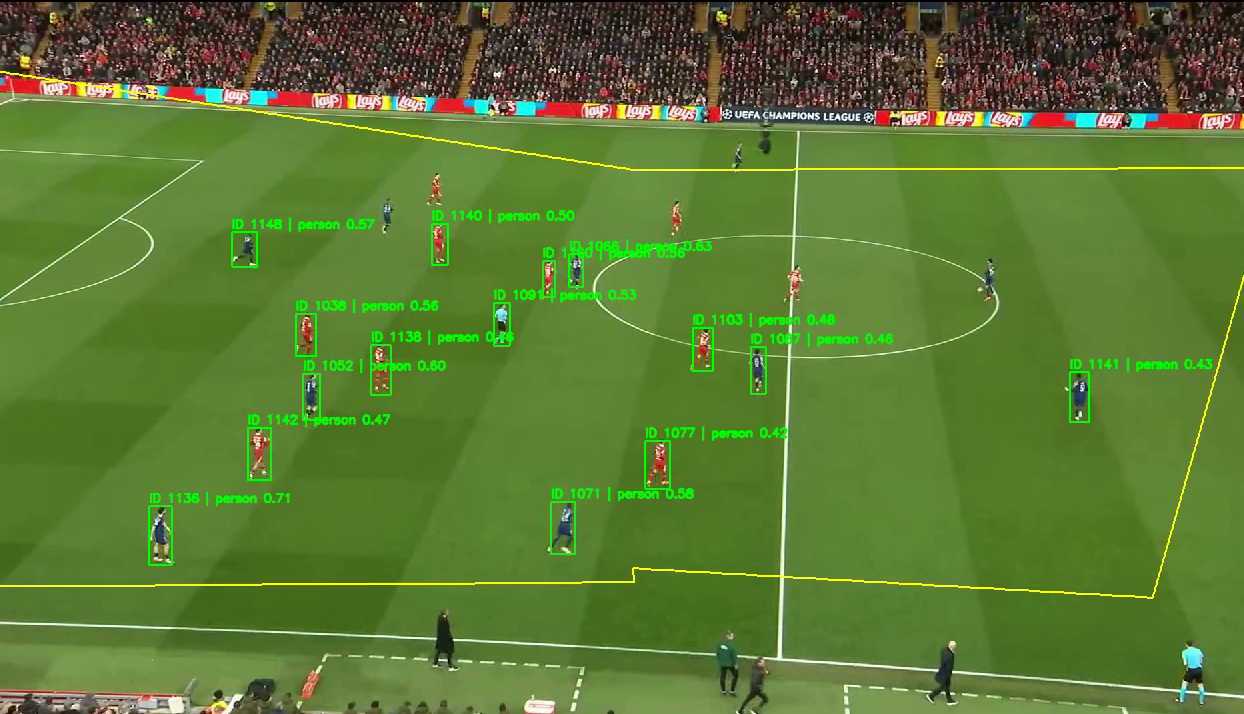
#> input picture tracking_image1.png, 1244 x 714 px
$ python calibration_engine.py --frame tracking_image1.png --output out.png
#> lines starting #> are read from the running program, lines starting #| are printed output that depends on the picture
#> further down, frame is the input picture: shape (714, 1244, 3); mean B, G, R 50.3, 120.3, 90.3
"""Geometric Calibration Engine

Implements homography-based calibration using:
- Hough Transform for line detection (sidelines, goal lines)
- Circular Hough Transform for center circle
- Keypoint matching to standard pitch model
"""

from __future__ import annotations

import json
from dataclasses import dataclass, asdict
from pathlib import Path
from typing import List, Tuple, Optional, Dict

import cv2
import numpy as np


@dataclass
class PitchKeypoints:
    """Detected keypoints on the pitch."""
    corners: List[Tuple[float, float]] = None  # 4 corners
    center_circle: Optional[Tuple[float, float, float]] = None  # (x, y, radius)
    sidelines: List[Tuple[Tuple[float, float], Tuple[float, float]]] = None  # Lines
    goal_lines: List[Tuple[Tuple[float, float], Tuple[float, float]]] = None  # Lines

    def to_dict(self) -> Dict:
        return asdict(self)


class PitchGeometry:
    """Standard football pitch geometry."""

    # FIFA Standard Pitch Dimensions (meters)
    LENGTH_M = 105.0
    WIDTH_M = 68.0

    # Key Markings (meters from corner)
    CENTER_CIRCLE_RADIUS = 9.15
    GOAL_AREA_LENGTH = 5.5
    GOAL_AREA_WIDTH = 18.32
    PENALTY_AREA_LENGTH = 16.5
    PENALTY_AREA_WIDTH = 40.32
    CORNER_ARC_RADIUS = 1.0

    @classmethod
    def get_corner_points(cls) -> np.ndarray:
        """Get 4 corner points of standard pitch."""
        return np.array([
            [0.0, 0.0],              # Top-left
            [cls.LENGTH_M, 0.0],     # Top-right
            [cls.LENGTH_M, cls.WIDTH_M],   # Bottom-right
            [0.0, cls.WIDTH_M]       # Bottom-left
        ], dtype=np.float32)

    # [23 lines left out: functions get_center_circle, get_penalty_boxes, not called in this run]


class HomographyCalibration:
    """Compute homography matrix from pitch keypoints."""

    def __init__(self):
        self.homography_matrix = None
        self.inverse_homography = None

    def compute_from_corners(self, pixel_corners: np.ndarray) -> np.ndarray:
        """
        Compute homography from 4 corner points.

        Args:
            pixel_corners: 4x2 array of pixel coordinates

        Returns:
            3x3 homography matrix (pixel to world)
        """
        world_corners = PitchGeometry.get_corner_points()

        # Compute homography (pixel → world)
        self.homography_matrix, _ = cv2.findHomography(
            pixel_corners.astype(np.float32),
            world_corners.astype(np.float32)
        )

        # Compute inverse (world → pixel)
        self.inverse_homography = np.linalg.inv(self.homography_matrix)

        return self.homography_matrix

    # [42 lines left out: functions pixel_to_world, world_to_pixel, save, load, not called in this run]


class KeypointDetector:
    """Detect pitch keypoints using computer vision."""

    @staticmethod
    def detect_lines(frame: np.ndarray, threshold: int = 100) -> List[Tuple[Tuple[int, int], Tuple[int, int]]]:
        """Detect lines using Hough Transform."""
#> called with threshold = 100
        gray = cv2.cvtColor(frame, cv2.COLOR_BGR2GRAY)
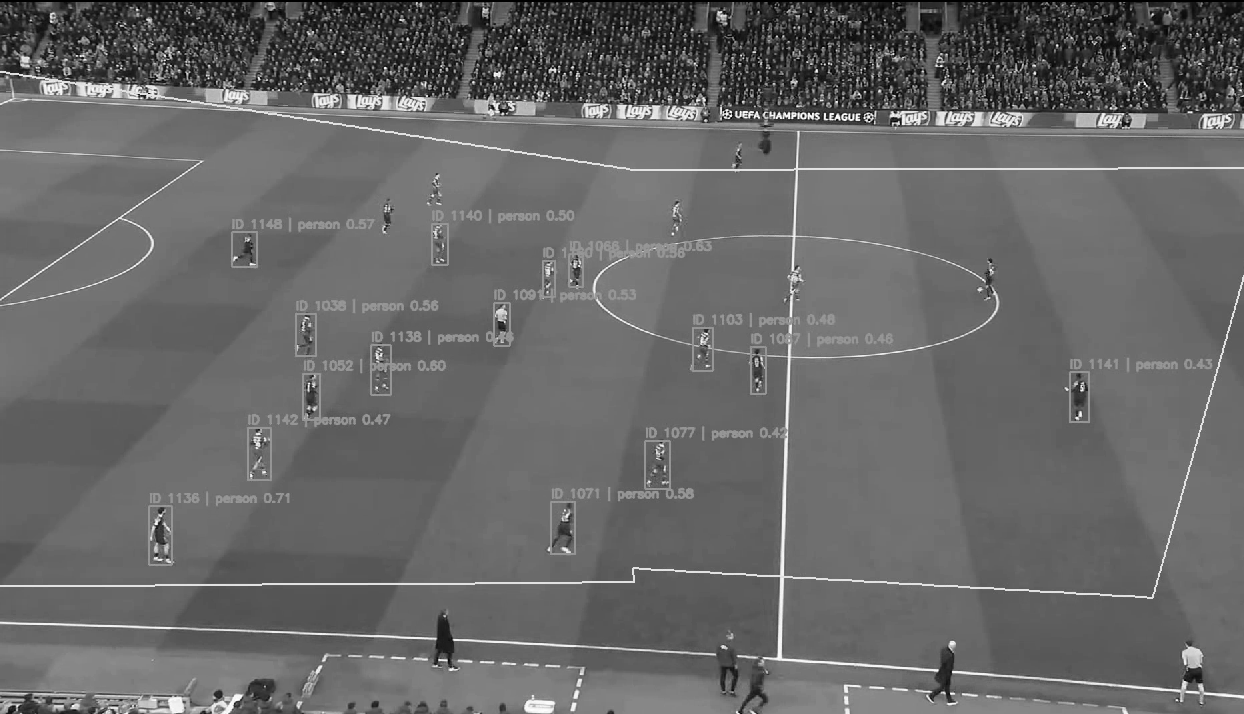
#> gray: shape (714, 1244); min 0, max 254, mean 103.4
        edges = cv2.Canny(gray, 50, 150)
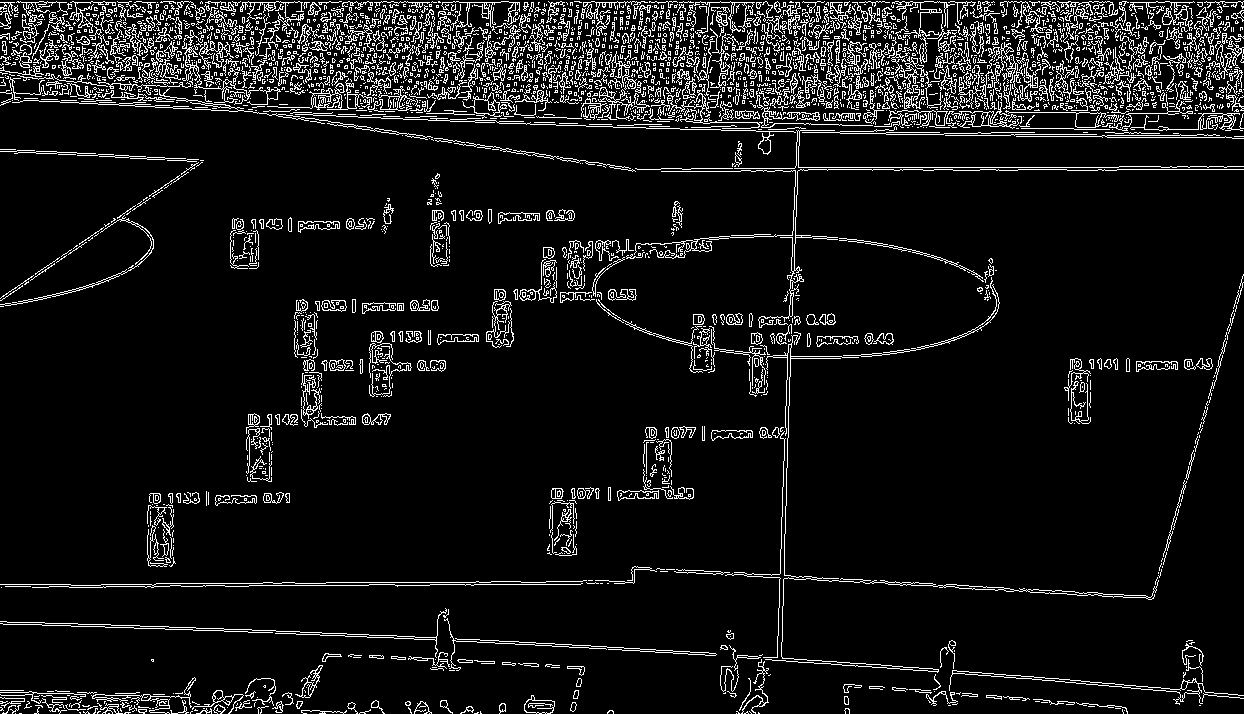
#> edges: shape (714, 1244); 8.3% white in thin lines or dots

        lines = cv2.HoughLinesP(
            edges,
            rho=1.0,
            theta=np.pi / 180,
            threshold=threshold,
            minLineLength=200,
            maxLineGap=20
        )
#> lines = 196 rows, first 6: [0, 2, 1242, 2], [6, 53, 1241, 118], [294, 86, 1026, 125], [0, 58, 579, 37], [458, 74, 659, 84], [77, 32, 1220, 32]

        result = []
        if lines is not None:
            for line in lines:
                x1, y1, x2, y2 = line[0]
                result.append(((x1, y1), (x2, y2)))
#> this loop made 196 passes
#> after the loop, result = 196 items

        return result

    # [24 lines left out: function detect_circles, not called in this run]

    @staticmethod
    def find_line_intersections(lines: List[Tuple[Tuple[int, int], Tuple[int, int]]],
                                tolerance: int = 10) -> List[Tuple[float, float]]:
        """Find intersections between lines."""
        def line_intersection(line1: Tuple, line2: Tuple) -> Optional[Tuple[float, float]]:
            """Find intersection point of two lines."""
            (x1, y1), (x2, y2) = line1
            (x3, y3), (x4, y4) = line2

            denom = (x1 - x2) * (y3 - y4) - (y1 - y2) * (x3 - x4)
            if abs(denom) < 1e-6:
                return None  # Parallel lines

            t = ((x1 - x3) * (y3 - y4) - (y1 - y3) * (x3 - x4)) / denom

            x = x1 + t * (x2 - x1)
            y = y1 + t * (y2 - y1)

            return (x, y)

        intersections = []
        for i, line1 in enumerate(lines):
            for line2 in lines[i+1:]:
                intersection = line_intersection(line1, line2)
                if intersection:
                    # Check if not duplicate
                    is_duplicate = False
                    for existing in intersections:
                        dist = ((intersection[0] - existing[0])**2 + (intersection[1] - existing[1])**2)**0.5
                        if dist < tolerance:
                            is_duplicate = True
                            break

                    if not is_duplicate:
                        intersections.append(intersection)

        return intersections

    @staticmethod
    def find_field_corners(intersections: List[Tuple[float, float]],
                          frame_height: int,
                          frame_width: int) -> Optional[np.ndarray]:
        """Extract 4 corner points from intersections."""
        if len(intersections) < 4:
            return None

        intersections = np.array(intersections)

        # Find corners as extremal points
        # Top-left: min(x + y)
        # Top-right: max(x - y)
        # Bottom-right: max(x + y)
        # Bottom-left: min(x - y)

        sums = intersections[:, 0] + intersections[:, 1]
        diffs = intersections[:, 0] - intersections[:, 1]

        tl_idx = np.argmin(sums)
        tr_idx = np.argmax(diffs)
        br_idx = np.argmax(sums)
        bl_idx = np.argmin(diffs)

        corners = np.array([
            intersections[tl_idx],
            intersections[tr_idx],
            intersections[br_idx],
            intersections[bl_idx]
        ], dtype=np.float32)

        return corners


class CalibrationValidator:
    """Validate calibration accuracy."""

    # [36 lines left out: functions validate_known_distances, check_reprojection_error, not called in this run]


if __name__ == "__main__":
    import argparse

    parser = argparse.ArgumentParser(description="Calibrate video using homography")
    parser.add_argument("--frame", required=True, help="Frame image path for calibration")
    parser.add_argument("--output", required=True, help="Output homography JSON path")

    args = parser.parse_args()

    frame = cv2.imread(args.frame)

    # Detect keypoints
    detector = KeypointDetector()

    print("Detecting lines...")
    lines = detector.detect_lines(frame)
#> lines = 196 items
    print(f"  Found {len(lines)} lines")
#|   Found 196 lines

    print("Finding intersections...")
    intersections = detector.find_line_intersections(lines)
#> the loop in find_line_intersections, `for i, line1 in enumerate(lines):` made 196 passes
    print(f"  Found {len(intersections)} intersections")
#|   Found 6066 intersections

    print("Finding corners...")
    corners = detector.find_field_corners(intersections, frame.shape[0], frame.shape[1])

    if corners is not None:
        print(f"  Found {len(corners)} corners")
#|   Found 4 corners

        # Compute homography
        cal = HomographyCalibration()
#> (the run stopped early here; a loop or call above may not have finished)
